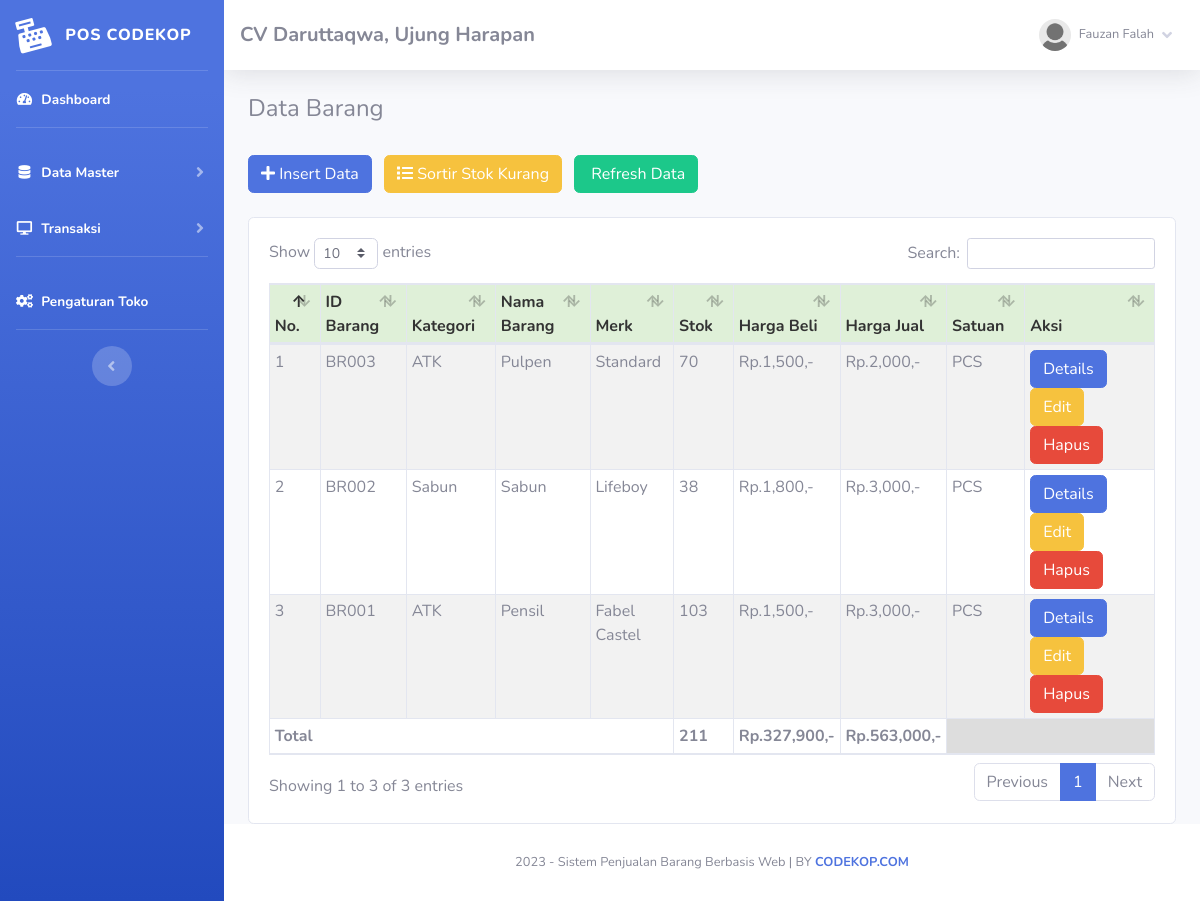
Screenshot of /index.php?page=barang (signed in) with the database file from the repository.
### tables this page shows
CREATE TABLE `toko` (
  `id_toko` int(11) NOT NULL,
  `nama_toko` varchar(255) NOT NULL,
  `alamat_toko` text NOT NULL,
  `tlp` varchar(255) NOT NULL,
  `nama_pemilik` varchar(255) NOT NULL
);

CREATE TABLE `member` (
  `id_member` int(11) NOT NULL,
  `nm_member` varchar(255) NOT NULL,
  `alamat_member` text NOT NULL,
  `telepon` varchar(255) NOT NULL,
  `email` varchar(255) NOT NULL,
  `gambar` text NOT NULL,
  `NIK` text NOT NULL
);

CREATE TABLE `barang` (
  `id` int(11) NOT NULL,
  `id_barang` varchar(255) NOT NULL,
  `id_kategori` int(11) NOT NULL,
  `nama_barang` text NOT NULL,
  `merk` varchar(255) NOT NULL,
  `harga_beli` varchar(255) NOT NULL,
  `harga_jual` varchar(255) NOT NULL,
  `satuan_barang` varchar(255) NOT NULL,
  `stok` text NOT NULL,
  `tgl_input` varchar(255) NOT NULL,
  `tgl_update` varchar(255) DEFAULT NULL
);

CREATE TABLE `kategori` (
  `id_kategori` int(11) NOT NULL,
  `nama_kategori` varchar(255) NOT NULL,
  `tgl_input` varchar(255) NOT NULL
);

### fungsi/view/view.php (called while the page is built, shortened)
<?php
class view
{
    protected $db;
    public function __construct($db)
    {
        $this->db = $db;
    }
    public function member_edit($id)
    {
        $sql = "select member.*, login.*
                from member inner join login on member.id_member = login.id_member
                where member.id_member= ?";
        $row = $this-> db -> prepare($sql);
        $row -> execute(array($id));
        $hasil = $row -> fetch();
        return $hasil;
    }
    public function toko()
    {
        $sql = "select*from toko where id_toko='1'";
        $row = $this-> db -> prepare($sql);
        $row -> execute();
        $hasil = $row -> fetch();
        return $hasil;
    }
    public function barang()
    {
        $sql = "select barang.*, kategori.id_kategori, kategori.nama_kategori
                from barang inner join kategori on barang.id_kategori = kategori.id_kategori
                ORDER BY id DESC";
        $row = $this-> db -> prepare($sql);
        $row -> execute();
        $hasil = $row -> fetchAll();
        return $hasil;
    }
}

### admin/module/barang/index.php (the view, shortened to what this page needs)
   <h4>Data Barang</h4>
   <br />
   <button type="button" class="btn btn-primary btn-md mr-2" data-toggle="modal" data-target="#myModal">
       <i class="fa fa-plus"></i> Insert Data</button>
   <a href="index.php?page=barang&stok=yes" class="btn btn-warning btn-md mr-2">
       <i class="fa fa-list"></i> Sortir Stok Kurang</a>
   <a href="index.php?page=barang" class="btn btn-success btn-md">
       <i class="fa fa-refresh"></i> Refresh Data</a>
   <br />
   <div class="card card-body">
       <div class="table-responsive">
           <table class="table table-bordered table-striped table-sm" id="example1">
               <thead>
                   <tr style="background:#DFF0D8;color:#333;">
                       <th>No.</th>
                       <th>ID Barang</th>
                       <th>Kategori</th>
                       <th>Nama Barang</th>
                       <th>Merk</th>
                       <th>Stok</th>
                       <th>Harga Beli</th>
                       <th>Harga Jual</th>
                       <th>Satuan</th>
                       <th>Aksi</th>
                   </tr>
               </thead>
               <tbody>
                   <?php
	$totalBeli = 0;
	$totalJual = 0;
	$totalStok = 0;
	if($_GET['stok'] == 'yes')
	{
		$hasil = $lihat -> barang_stok();
	}else{
		$hasil = $lihat -> barang();
	}
	$no=1;
	foreach($hasil as $isi) {
?>
                   <tr>
                       <td><?php echo $no;?></td>
                       <td><?php echo $isi['id_barang'];?></td>
                       <td><?php echo $isi['nama_kategori'];?></td>
                       <td><?php echo $isi['nama_barang'];?></td>
                       <td><?php echo $isi['merk'];?></td>
                       <td>
                           <?php if($isi['stok'] == '0'){?>
                           <button class="btn btn-danger"> Habis</button>
                           <?php }else{?>
                           <?php echo $isi['stok'];?>
                           <?php }?>
                       </td>
                       <td>Rp.<?php echo number_format($isi['harga_beli']);?>,-</td>
                       <td>Rp.<?php echo number_format($isi['harga_jual']);?>,-</td>
                       <td> <?php echo $isi['satuan_barang'];?></td>
                       <td>
                           <?php if($isi['stok'] <=  '3'){?>
                           <form method="POST" action="fungsi/edit/edit.php?stok=edit">
                               <input type="text" name="restok" class="form-control">
                               <input type="hidden" name="id" value="<?php echo $isi['id_barang'];?>"
                                   class="form-control">
                               <button class="btn btn-primary btn-sm">
                                   Restok
                               </button>
                               <a href="fungsi/hapus/hapus.php?barang=hapus&id=<?php echo $isi['id_barang'];?>"
                                   onclick="javascript:return confirm('Hapus Data barang ?');">
                                   <button class="btn btn-danger btn-sm">Hapus</button></a>
                           </form>
                           <?php }else{?>
                           <a href="index.php?page=barang/details&barang=<?php echo $isi['id_barang'];?>"><button
                                   class="btn btn-primary btn-xs">Details</button></a>
                           <a href="index.php?page=barang/edit&barang=<?php echo $isi['id_barang'];?>"><button
                                   class="btn btn-warning btn-xs">Edit</button></a>
                           <a href="fungsi/hapus/hapus.php?barang=hapus&id=<?php echo $isi['id_barang'];?>"
                               onclick="javascript:return confirm('Hapus Data barang ?');"><button
                                   class="btn btn-danger btn-xs">Hapus</button></a>
                           <?php }?>
                   </tr>
                   <?php
		$no++;
		$totalBeli += $isi['harga_beli'] * $isi['stok'];
		$totalJual += $isi['harga_jual'] * $isi['stok'];
		$totalStok += $isi['stok'];
	}
?>
               </tbody>
               <tfoot>
                   <tr>
                       <th colspan="5">Total </td>
                       <th><?php echo $totalStok;?></td>
                       <th>Rp.<?php echo number_format($totalBeli);?>,-</td>
                       <th>Rp.<?php echo number_format($totalJual);?>,-</td>
                       <th colspan="2" style="background:#ddd"></th>
                   </tr>
               </tfoot>
           </table>
       </div>
   </div>

### index.php (shortened to what this page needs)
<?php
	if(!empty($_SESSION['admin'])){
		require 'config.php';
		$lihat = new view($config);
		$toko = $lihat -> toko();
			include 'admin/template/header.php';
			include 'admin/template/sidebar.php';
				if(!empty($_GET['page'])){
					include 'admin/module/'.$_GET['page'].'/index.php';
				}else{
					include 'admin/template/home.php';
				}
			include 'admin/template/footer.php';
	}else{
		echo '<script>window.location="login.php";</script>';
	}
?>

### admin/template/header.php (shortened to what this page needs)
<!DOCTYPE html>
<html lang="en">
<head>
    <link href="sb-admin/vendor/fontawesome-free/css/all.min.css" rel="stylesheet" type="text/css">
    <link href="sb-admin/css/sb-admin-2.min.css" rel="stylesheet">
    <link rel="stylesheet" href="sb-admin/vendor/datatables/dataTables.bootstrap4.css" />
</head>
<body id="page-top">
    <div id="wrapper">

### admin/template/sidebar.php (shortened to what this page needs)
<?php
    $id = $_SESSION['admin']['id_member'];
    $hasil_profil = $lihat -> member_edit($id);
?>
<ul class="navbar-nav bg-gradient-primary sidebar sidebar-dark accordion" id="accordionSidebar">
    <a class="sidebar-brand d-flex align-items-center justify-content-center" href="index.php">
        <div class="sidebar-brand-icon rotate-n-15">
            <i class="fas fa-cash-register"></i>
        </div>
        <div class="sidebar-brand-text mx-3">POS Codekop<sup></sup></div>
    </a>
    <hr class="sidebar-divider my-0">
    <li class="nav-item active">
        <a class="nav-link" href="index.php">
            <i class="fas fa-fw fa-tachometer-alt"></i>
            <span>Dashboard</span></a>
    </li>
    <hr class="sidebar-divider">
    <li class="nav-item active">
        <a class="nav-link collapsed" href="#" data-toggle="collapse" data-target="#collapseTwo" aria-expanded="true"
            aria-controls="collapseTwo">
            <i class="fas fa-fw fa-database"></i>
            <span>Data Master</span>
        </a>
    </li>
    <li class="nav-item active">
        <a class="nav-link collapsed" href="#" data-toggle="collapse" data-target="#collapse3" aria-expanded="true"
            aria-controls="collapse3">
            <i class="fas fa-fw fa-desktop"></i>
            <span>Transaksi</span>
        </a>
    </li>
    <hr class="sidebar-divider">
    <li class="nav-item active">
        <a class="nav-link" href="index.php?page=pengaturan">
            <i class="fas fa-fw fa-cogs"></i>
            <span>Pengaturan Toko</span></a>
    </li>
    <hr class="sidebar-divider d-none d-md-block">
    <div class="text-center d-none d-md-inline">
        <button class="rounded-circle border-0" id="sidebarToggle"></button>
    </div>
</ul>
<div id="content-wrapper" class="d-flex flex-column">
    <div id="content">
        <nav class="navbar navbar-expand navbar-light bg-white topbar mb-4 static-top shadow">
            <h5 class="d-lg-block d-none mt-2"><b><?php echo $toko['nama_toko'];?>, <?php echo $toko['alamat_toko'];?></b></h5>
            <ul class="navbar-nav ml-auto">
                <li class="nav-item dropdown no-arrow">
                    <a class="nav-link dropdown-toggle" href="#" id="userDropdown" role="button" data-toggle="dropdown"
                        aria-haspopup="true" aria-expanded="false">
                        <img class="img-profile rounded-circle"
                            src="assets/img/user/<?php echo $hasil_profil['gambar'];?>">
                        <span
                            class="mr-2 d-none d-lg-inline text-gray-600 small ml-2"><?php echo $hasil_profil['nm_member'];?></span>
                        <i class="fas fa-angle-down"></i>
                    </a>
                </li>
            </ul>
        </nav>
        <div class="container-fluid">

### admin/template/footer.php (shortened to what this page needs)
 </div>
 </div>
 <footer class="sticky-footer bg-white">
     <div class="container my-auto">
         <div class="copyright text-center my-auto">
             <span>
                 <?php echo date('Y');?> - Sistem Penjualan Barang Berbasis Web |
                 BY <b><a href="https://codekop.com" target="_blank">CODEKOP.COM</a></b>
             </span>
         </div>
     </div>
 </footer>
 </div>
 </div>
</body>
</html>

### rows the page displays
toko: nama_toko "CV Daruttaqwa", alamat_toko "Ujung Harapan"
barang: id_barang "BR003", id_kategori.nama_kategori "ATK", nama_barang "Pulpen", merk "Standard", stok "70", harga_beli "1,500", harga_jual "2,000", satuan_barang "PCS"
barang: id_barang "BR002", id_kategori.nama_kategori "Sabun", nama_barang "Sabun", merk "Lifeboy", stok "38", harga_beli "1,800", harga_jual "3,000", satuan_barang "PCS"
barang: id_barang "BR001", id_kategori.nama_kategori "ATK", nama_barang "Pensil", merk "Fabel Castel", stok "103", harga_beli "1,500", harga_jual "3,000", satuan_barang "PCS"

### other values shown
$hasil_profil['nm_member'] "Fauzan Falah"
$totalStok "211"
$totalBeli "327,900"
$totalJual "563,000"
